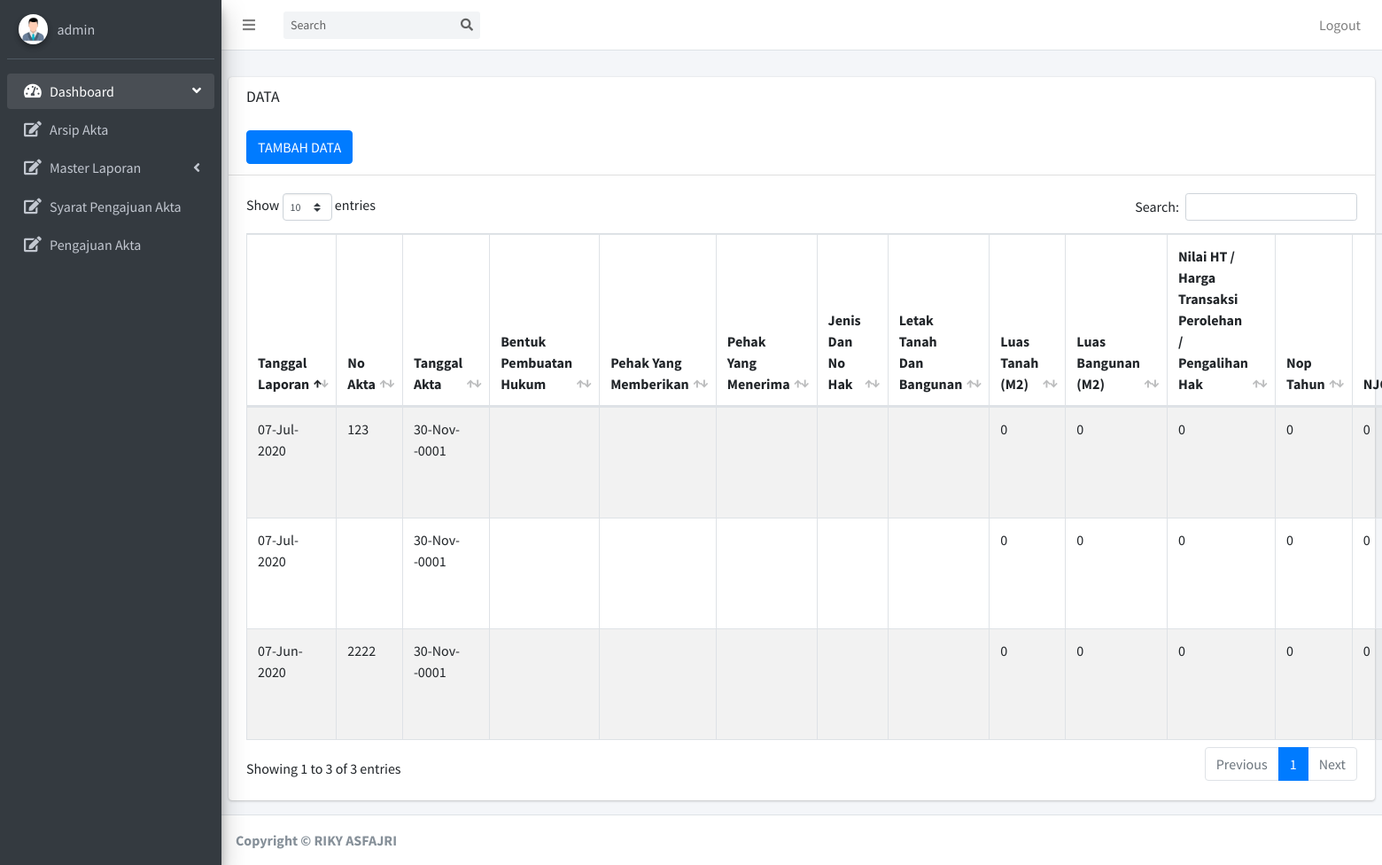
Page /nia/admin/laporan/view.php (signed in) on the committed database.
### tables this page shows
CREATE TABLE `laporan` (
  `id_laporan` int(11) NOT NULL,
  `no_akta` varchar(125) NOT NULL,
  `tgl_akta` date NOT NULL,
  `bentuk_hukum` varchar(15) NOT NULL,
  `nama_penjual` varchar(50) NOT NULL,
  `nama_pembeli` varchar(50) NOT NULL,
  `no_sertifikat` varchar(100) NOT NULL,
  `alamat_tanah` varchar(125) NOT NULL,
  `luas_tanah` int(100) NOT NULL,
  `luas_bangunan` int(100) NOT NULL,
  `harga_peralihan_hak` int(20) NOT NULL,
  `nop_tahun` int(20) NOT NULL,
  `njop` int(20) NOT NULL,
  `tgl_ssp` varchar(20) NOT NULL,
  `h_ssp` int(20) NOT NULL,
  `tgl_ssb` varchar(20) NOT NULL,
  `h_ssb` int(20) NOT NULL,
  `keterangan` varchar(225) NOT NULL,
  `tgl_laporan` varchar(11) NOT NULL
);

### nia/admin/laporan/view.php (the view, shortened to what this page needs)
<?php include "../../pages/coneksi/config.php";
if (
  empty($_SESSION['username']) and
  empty($_SESSION['password'])
) {
  header('location:../../pages/login/login.php');
} else {
?>
  <!DOCTYPE html>
  <html>
  <head>
    <link rel="stylesheet" href="../../plugins/fontawesome-free/css/all.min.css">
    <link rel="stylesheet" href="https://code.ionicframework.com/ionicons/2.0.1/css/ionicons.min.css">
    <link rel="stylesheet" href="../../plugins/datatables-bs4/css/dataTables.bootstrap4.css">
    <link rel="stylesheet" href="../../dist/css/adminlte.min.css">
  </head>
  <body class="hold-transition sidebar-mini">
    <div class="wrapper">
      <?php include 'navbar.php';
      include 'sidebar.php'; ?>
      <div class="content-wrapper">
        <section class="content-header">
        </section>
        <section class="content">
          <div class="row">
            <div class="col-12">
              <div class="card">
                <div class="card-header">
                  <h3 class="card-title">DATA </h3> <br><br>
                  <a href='add.php' class='btn btn-primary'>TAMBAH DATA</a>
                </div>
                <div class="card-body">
                  <table id="example1" class="table table-bordered table-striped">
                    <thead>
                      <tr>
                        <th>Tanggal Laporan</th>
                        <th>No Akta</th>
                        <th>Tanggal Akta</th>
                        <th>Bentuk Pembuatan Hukum</th>
                        <th>Pehak Yang Memberikan</th>
                        <th>Pehak Yang Menerima</th>
                        <th>Jenis Dan No Hak</th>
                        <th>Letak Tanah Dan Bangunan</th>
                        <th>Luas Tanah (M2)</th>
                        <th>Luas Bangunan (M2)</th>
                        <th>Nilai HT / Harga Transaksi Perolehan / Pengalihan Hak</th>
                        <th>Nop Tahun</th>
                        <th>NJOP</th>
                      </tr>
                    </thead>
                    <tbody>
                      <?php
                      $queri = "SELECT * FROM laporan ";
                      $hasil = mysqli_query($koneksi, $queri);
                      while ($kolom = mysqli_fetch_assoc($hasil)) {
                        $tgl_l = date("d-M-Y", strtotime($kolom['tgl_laporan']));
                        $tgl_a = date("d-M-Y", strtotime($kolom['tgl_akta']));
                      ?><tr>
                          <td><?php echo "$tgl_l"; ?></td>
                          <td><?php echo "$kolom[no_akta]"; ?></td>
                          <td><?php echo "$tgl_a"; ?></td>
                          <td><?php echo "$kolom[bentuk_hukum]"; ?></td>
                          <td><?php echo "$kolom[nama_penjual]"; ?></td>
                          <td><?php echo "$kolom[nama_pembeli]"; ?></td>
                          <td><?php echo "$kolom[no_sertifikat]"; ?></td>
                          <td><?php echo "$kolom[alamat_tanah]"; ?></td>
                          <td><?php echo "$kolom[luas_tanah]"; ?></td>
                          <td><?php echo "$kolom[luas_bangunan]"; ?></td>
                          <td><?php echo "$kolom[harga_peralihan_hak]"; ?></td>
                          <td><?php echo "$kolom[nop_tahun]"; ?></td>
                          <td><?php echo "$kolom[njop]"; ?></td>
                        </tr>
                      <?php
                      }
                      ?>
                    </tbody>
                  </table>
                </div>
              </div>
            </div>
          </div>
        </section>
      </div>
      <?php include '../footer.php'; ?>
    </div>
  </body>
  </html>
<?php }; ?>

### rows in the picture
laporan: tgl_laporan "07-Jul-2020", no_akta "123", tgl_akta "30-Nov--0001", luas_tanah "0", luas_bangunan "0", harga_peralihan_hak "0", nop_tahun "0", njop "0"
laporan: tgl_laporan "07-Jun-2020", no_akta "2222", tgl_akta "30-Nov--0001", luas_tanah "0", luas_bangunan "0", harga_peralihan_hak "0", nop_tahun "0", njop "0"
laporan: tgl_laporan "07-Jul-2020", tgl_akta "30-Nov--0001", luas_tanah "0", luas_bangunan "0", harga_peralihan_hak "0", nop_tahun "0", njop "0"

### other values in the picture
$_SESSION[username] "admin"
